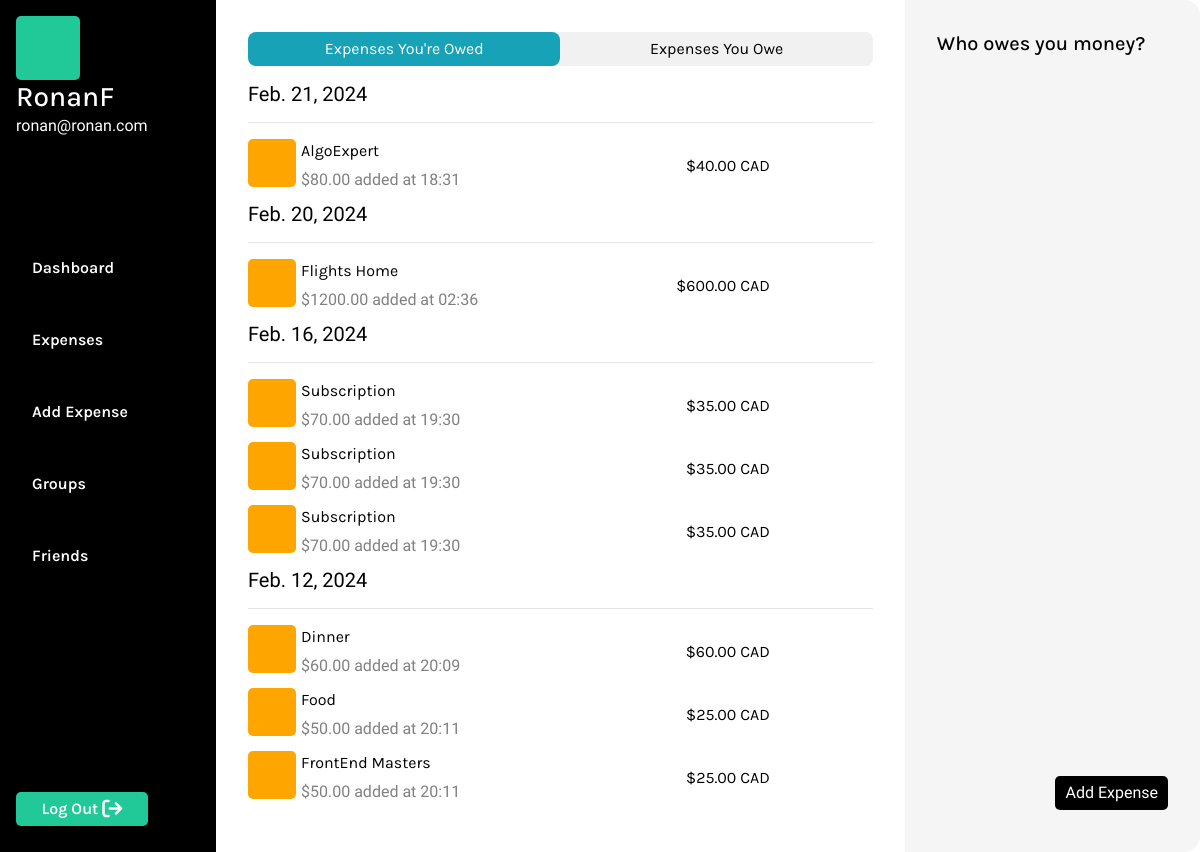
/expenses (signed in), run on the app's committed database.
### MainApp/models.py (models this page shows, shortened)
class User(AbstractUser):
    pass

class Expense(models.Model):
    CURRENCY_CHOICES = [
        ('CAD', 'CAD - Canadian Dollar'),
        ('GBP', 'GBP - British Pound Sterling'),
        ('AUD', 'AUD - Australian Dollar'),
        ('EUR', 'EUR - Euro'),
        ('USD', 'USD - United States Dollar'),
    ]
    amount = models.DecimalField(max_digits=10, decimal_places=2)
    remaining_balance = models.DecimalField(max_digits=10, decimal_places=2, default=0.00)
    description = models.CharField(max_length=100)
    date_added = models.DateTimeField(auto_now_add=True)
    payment_group = models.ForeignKey(PaymentGroup, on_delete=models.CASCADE, related_name="expenses",  null=True, blank=True)
    created_by_user = models.ForeignKey(User, on_delete=models.CASCADE, related_name="created_expenses")
    currency = models.CharField(max_length=3, choices=CURRENCY_CHOICES)
    paid = models.BooleanField(default=False)

### MainApp/views.py (the view)
# urls.py: path('expenses', views.expenses, name ="expenses"),
@login_required
def expenses(request):
    user = request.user
    if "expenses" not in request.session:
        request.session["expenses"] = []
    expense_objects = Expense.objects.filter(created_by_user=user).order_by('date_added')
    expenses_by_date = {}
    for expense_obj in expense_objects:
        date_added = expense_obj.date_added.date()
        if date_added not in expenses_by_date:
            expenses_by_date[date_added] = []
        expenses_by_date[date_added].append(expense_obj)
    expenses_by_date = dict(sorted(expenses_by_date.items(), key=lambda x: x[0], reverse=True))
    today = timezone.now().date()
    friends = Owing.objects.filter(expense__created_by_user=user,paid=False).exclude(user=user).values('user__username').annotate(total_owed=Sum('amount'))
    owed_sum = Owing.objects.filter(expense__created_by_user=user).aggregate(total_remaining_balance=Sum('remaining_balance'))
    total_outstanding_balance = owed_sum['total_remaining_balance'] or 0
    for friend in friends:
        friend['percentage'] = (friend['total_owed'] / total_outstanding_balance) * 100 if total_outstanding_balance != 0 else 0
    return render(request, "MainApp/expenses.html", {
        "expenses": Expense.objects.filter(created_by_user=user).order_by('date_added'),
        "expenses_by_date": expenses_by_date,
        "today": today,
        "friends": friends,
        "total_owed": total_outstanding_balance,
    })

### MainApp/templates/MainApp/expenses.html (shortened to what this page needs)
{% extends "MainApp/layout.html" %}
{% block body %}
    <div class="section-container">
        <div id="owe-section">
            <div id="owe-section-1">
                <div>
                    <div class="expenseTypeBtns">
                        <button class="owedExpensesBtn">Expenses You're Owed</button>
                        <button class="oweExpensesBtn"><a href="{% url 'owing' %}">Expenses You Owe</a></button>
                    </div>
                </div>
                <div id="owing-container">
                    {% for date, expenses in expenses_by_date.items %}
                        <h5 class="date-header">
                            {% if date == today %}
                                Today
                            {% else %}
                                {{ date }}
                            {% endif %}
                        </h5>
                        <hr>
                        <ul class="owing-list">
                            {% for expense in expenses %}
                                <li class="owing-item">
                                    <div class="owing-item-part-1">
                                        <p class="owing-icon"></p>
                                        <div class="owing-summary">
                                            <a class="owing-header" href="{% url 'individual_expense' expense.id %}">
                                                {{ expense.description }}
                                            </a>
                                            <div class="owing-sub-header">
                                                <p>${{ expense.amount|floatformat:2 }} added at {{ expense.date_added|time:"H:i" }}</p>
                                            </div>
                                        </div>
                                    </div>
                                    <p class="owing-amount">${{ expense.remaining_balance|floatformat:2 }} {{ expense.currency }}</p>
                                </li>
                            {% endfor %}
                        </ul>
                    {% endfor %}
                </div>
            </div>
            <div id="owe-section-2">
                <div>
                    <h5 class="progress-header">Who owes you money?</h5>
                </div>
                <div class="owe-section-buttons">
                    <button class="add-expense-button"><a class="add-expense-link" href="{% url 'add_expense' %}">Add Expense</a></button>
                </div>
            </div>
        </div>
    </div>
{% endblock%}

### MainApp/templates/MainApp/layout.html (shortened to what this page needs)
{% load static %}
<!DOCTYPE html>
<html lang="en">
    <head>
        <link rel="stylesheet" href="https://cdn.jsdelivr.net/npm/bootstrap@4.3.1/dist/css/bootstrap.min.css">
        <link href="{% static 'MainApp/styles.css' %}" rel="stylesheet">
    </head>
    <body class="main">
        {% if user.is_authenticated %}
            <div id="nav-section">
                <div id="nav-container">
                    <div id="logged-in-status">
                        <div id="userProfileImg"></div>
                        {% if user.is_authenticated %}
                            <h3>{{ user.username }}</h3>
                        {% else %}
                            Not signed in.
                        {% endif %}
                        <p>{{ user.email }}</p>
                    </div>
                    <ul id="nav">
                        {% if user.is_authenticated %}
                            <li class="nav-item">
                                <a class="nav-link" href="{% url 'index' %}">Dashboard</a>
                            </li>
                            <li class="nav-item">
                                <a class="nav-link" href="{% url 'expenses' %}">Expenses</a>
                            </li>
                            <li class="nav-item">
                                <a class="nav-link" href="{% url 'add_expense' %}">Add Expense</a>
                            </li>
                            <li class="nav-item">
                                <a class="nav-link" href="{% url 'groups' %}">Groups</a>
                            </li>
                            <li class="nav-item">
                                <a class="nav-link" href="{% url 'add_friend' %}">Friends</a>
                            </li>
                        {% endif %}
                    </ul>
                    <div id="logout">
                        {% if user.is_authenticated %}
                            <button class="logoutBtn">
                                <a class="logoutLink" href="{% url 'logout' %}">Log Out</a>
                                <i class="fa-solid fa-arrow-right-from-bracket fa-lg" style="color: #ffffff;"></i>
                            </button>
                        {% endif %}
                    </div>
                </div>
            </div>
        {% endif %}
        {% block body %}
        {% endblock %}
    </body>
</html>

### MainApp/static/MainApp/styles.css (style rules this page uses)
:root { --background-color: #5CDB95; --accent-color: black; --text-color: white; --secondary-color: #379683; --light-green: #8EE4AF; --background-grey: #F5F5F5; --dashboard-background: #F1F1F1; --btn-color: #20c997; --secondary-color: #379683; --light-green: #8EE4AF; --warning-color: #dc3545; --secondary-font: 'Inconsolata', monospace; --primary-font: 'Karla', sans-serif; --xbold: 900; --bold: 600; --light: 300; --xlarge: 72px; --large: 48px; --medium: 24px; --small: 16px; --xsmall: 12px; }
.main { padding: 0; margin: 0; background-color: var(--accent-color); font-family: var(--secondary-font); color: var(--accent-color); display: flex; justify-content: space-between; align-content: center; }
#nav-section { width: 18vw; display: grid; height: 100vh; }
#nav-container { display: grid; justify-content: start; align-items: start; color: var(--accent-color); font-family: var(--secondary-font); padding: 0; margin: 1rem; background-color: var(--accent-color); width: 18vw; }
#logged-in-status { color: var(--text-color); }
#logged-in-status h3 { margin: 0; padding: 0; font-family: var(--primary-font); }
#userProfileImg { height: 4rem; width: 4rem; background-color: #20c997; border-radius: 5px; }
#nav { background-color: var(--accent-color); list-style: none; display: grid; justify-content: start; align-content: center; padding: 0; margin: 0; background-color: var(--accent-color); }
.nav-item { padding: 1rem 0 1rem 0; margin: 0; }
.nav-link { text-decoration: none; color: var(--text-color); font-size: var(--small); font-weight: var(--bold); font-family: var(--primary-font); }
#logout { align-self: end; }
.logoutBtn { background-color: var(--btn-color); border: none; border-radius: 5px; padding: 5px 15px 5px 15px; margin: 10px 0 10px 0; width: 100%; }
.logoutLink { text-decoration: none; color: var(--text-color); font-size: var(--small); font-weight: var(--bold); font-family: var(--primary-font); }
.section-container { padding: 0; margin: 0; display: grid; background-color: var(--text-color); height: 100vh; width: 82vw; align-self: center; }
button { border: none; padding: 5px 10px 5px 10px; }
a { text-decoration: none; color: black; }
h1, h2, h3, h4, h5, h6, p { margin: 0; padding: 0; }
.add-expense-button { background-color: var(--accent-color); border: none; border-radius: 5px; padding: 5px 10px 5px 10px; margin: 10px 0 10px 0; }
.add-expense-link { text-decoration: none; color: var(--text-color); }
.expenseTypeBtns { display: flex; width: 100%; margin-bottom: 1rem; border-radius: 8px; background-color: var(--dashboard-background); }
.owedExpensesBtn, .oweExpensesBtn { width: 50%; border-radius: 8px; font-family: var(--primary-font); }
.owedExpensesBtn { color: white; background-color: #17a2b8; }
.oweExpensesBtn { background-color: var(--dashboard-background); }
#owe-section { display: flex; border-radius: 1rem; width: 82vw; }
#owe-section-1 { padding: 2rem; width: 70%; }
#owing-container { padding: 0; margin: 0; height: 85vh; overflow-y: auto; }
.owing-list { list-style: none; display: grid; margin: 0; padding: 0; }
.owing-item { display: flex; width: 83.5%; align-items: center; justify-content: space-between; margin: 0 0 10px 0; }
.owing-item-part-1 { display: flex; align-items: center; }
.date-header { padding: 0; margin: 0; }
.owing-icon { padding: 0; margin: 0 5px 0 0; height: 3rem; width: 3rem; border: 2px solid orange; background-color: orange; border-radius: 5px; align-self: stretch; display: flex; justify-content: center; align-items: center; color: white; font-family: var(--primary-font); }
.owing-summary { display: grid; }
.owing-header { font-family: var(--primary-font); text-decoration: none; margin: 0; padding: 0 0 5px 0; color: var(--accent-color); }
.owing-sub-header { display: grid; color: grey; }
.owing-sub-header p { padding: 0; margin: 0; }
.owing-amount { font-family: var(--primary-font); }
#owe-section-2 { width:30%; padding: 2rem; margin: 0; background-color: var(--background-grey); border-radius: 0 1rem 1rem 0; display: flex; flex-direction: column; justify-content: space-between; height: 100vh; }
.progress-header { padding: 0; margin: 0; font-family: var(--primary-font); }
.owe-section-buttons { align-self: flex-end; }

### data on the page
User: username "RonanF", email "ronan@ronan.com"
Expense: date_added "Feb. 21, 2024", description "AlgoExpert", amount "80.00", date_added "18:31", remaining_balance "40.00", currency "CAD"
Expense: date_added "Feb. 20, 2024", description "Flights Home", amount "1200.00", date_added "02:36", remaining_balance "600.00", currency "CAD"
Expense: date_added "Feb. 16, 2024", description "Subscription", amount "70.00", date_added "19:30", remaining_balance "35.00", currency "CAD"
Expense: description "Subscription", amount "70.00", date_added "19:30", remaining_balance "35.00", currency "CAD"
Expense: description "Subscription", amount "70.00", date_added "19:30", remaining_balance "35.00", currency "CAD"
Expense: date_added "Feb. 12, 2024", description "Dinner", amount "60.00", date_added "20:09", remaining_balance "60.00", currency "CAD"
Expense: description "Food", amount "50.00", date_added "20:11", remaining_balance "25.00", currency "CAD"
Expense: description "FrontEnd Masters", amount "50.00", date_added "20:11", remaining_balance "25.00", currency "CAD"
